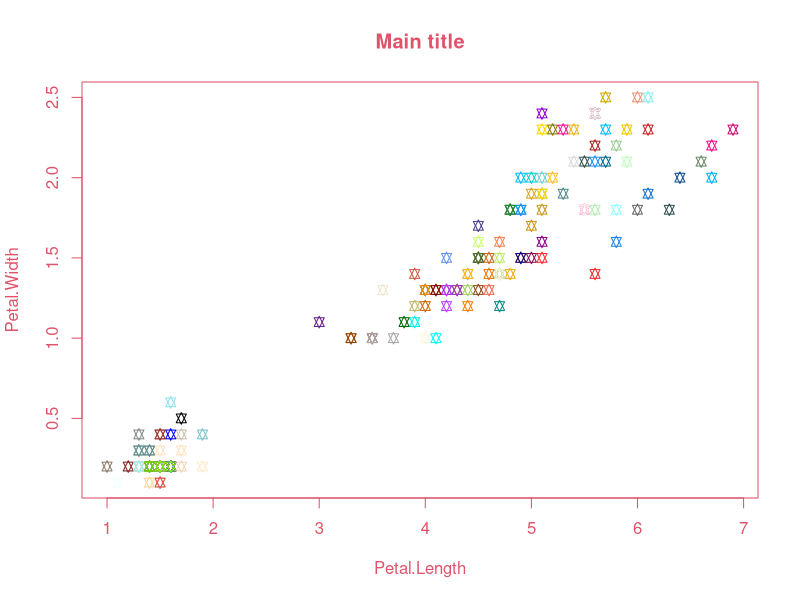

Write R code to recreate this figure.
plot(iris[,3:4],
     main="Main title",
     pch=11, 
     col=colors(),#適用R內建的color,他會按照預設順序輸出顏色
     col.axis=2,#座標軸顏色
     col.lab=2,#座標名顏色
     col.main=2,#圖表名顏色
     col.sub=4,#圖表子標題顏色
     fg=2)#圖表邊框顏色
